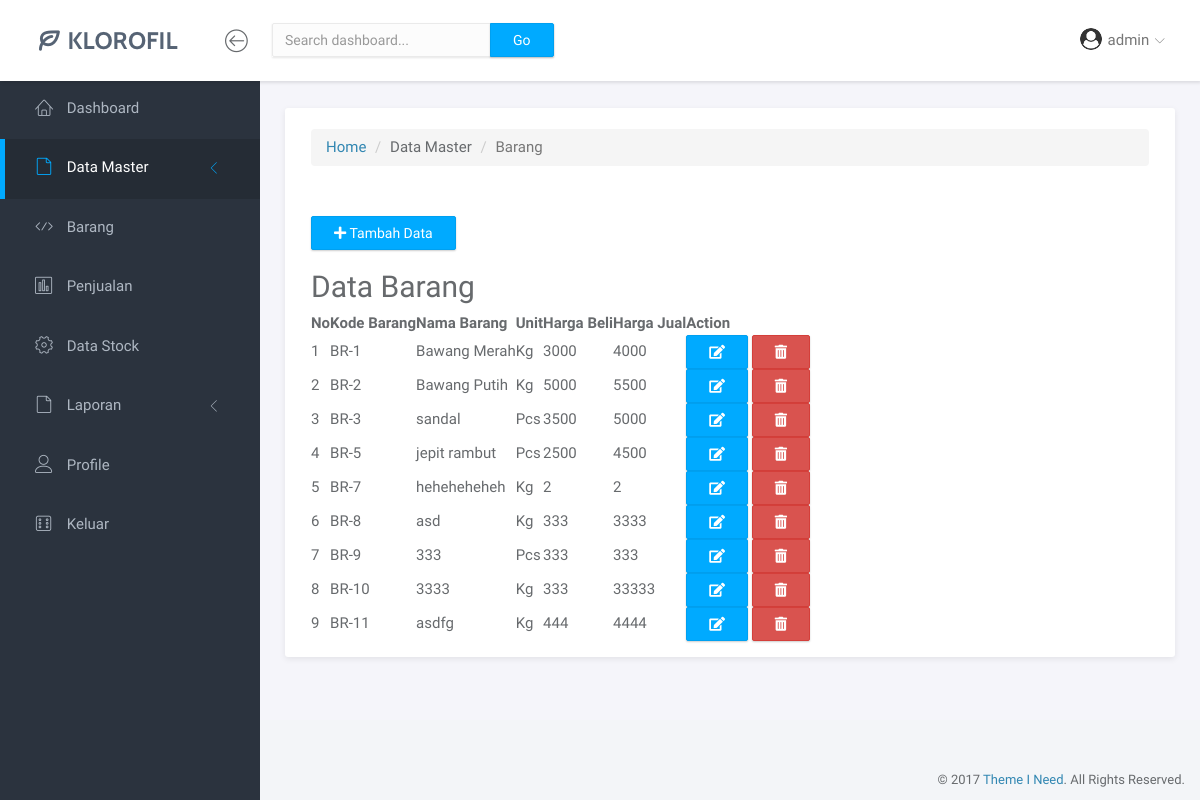
The page /2-Dashboard-BeliBarang.php (signed in) on the database as committed earlier.
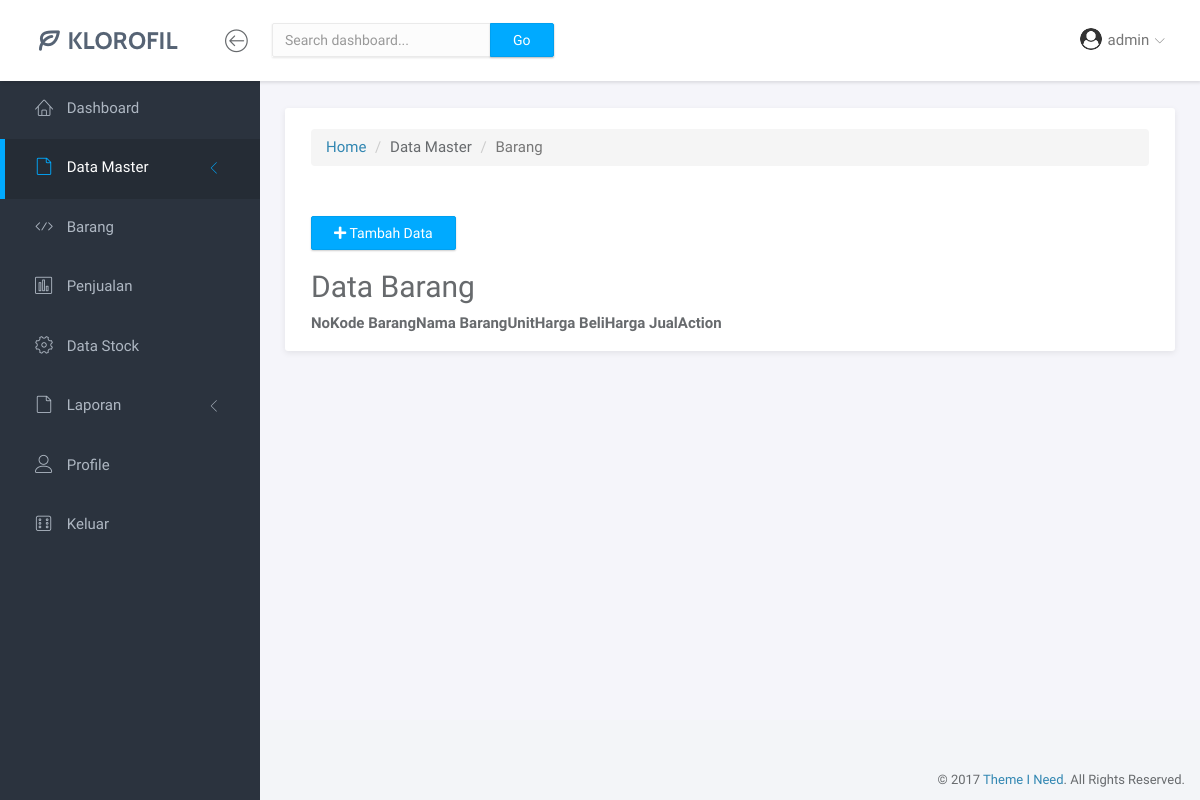
The same page on the database as committed later.
### tables this page shows
CREATE TABLE `identitas_barang` (
  `Kode_Barang` varchar(12) NOT NULL,
  `Nama_Barang` varchar(30) NOT NULL,
  `Unit` enum('Kg','Pcs') NOT NULL,
  `Harga_Beli` bigint(20) NOT NULL,
  `Harga_Jual` bigint(20) NOT NULL,
  `Quantity` bigint(20) DEFAULT NULL,
  `Total_Quantity` bigint(20) DEFAULT NULL,
  `uploaded` datetime NOT NULL DEFAULT CURRENT_TIMESTAMP,
  `deleted` tinyint(1) NOT NULL DEFAULT '0'
);

### functions/functions-belibarang.php (called while the page is built, shortened)
<?php
$conn = mysqli_connect("localhost", "root", "", "kpdiana");
function query($query) {
	global $conn;
	$result = mysqli_query($conn, $query);
	$rows = [];
	while( $row = mysqli_fetch_assoc($result) ) {
		$rows[] = $row;
	}
	return $rows;
}
?>

### 2-Dashboard-BeliBarang.php (the view, shortened to what this page needs)
<?php
require 'functions/functions-belibarang.php';
$daftarbarang = query("SELECT * FROM identitas_barang WHERE deleted = 0 ORDER BY uploaded ASC");
?>
<!doctype html>
<html lang="en">
<head>
    <link rel="stylesheet" href="assets/vendor/bootstrap/css/bootstrap.min.css">
    <link rel="stylesheet" href="assets/vendor/fontawesome-free-5.15.3-web/css/all.css">
    <link rel="stylesheet" href="assets/vendor/linearicons/style.css">
    <link rel="stylesheet" href="assets/vendor/chartist/css/chartist-custom.css">
    <link rel="stylesheet" href="assets/css/main.css">
    <link rel="stylesheet" href="assets/css/demo.css">
    <link rel="stylesheet" href="assets/vendor/datatables/jquery.dataTables.min.css">
</head>
<body>
    <div id="wrapper">
        <nav class="navbar navbar-default navbar-fixed-top">
            <div class="brand">
                <a href="index.php"><img src="assets/img/logo-dark.png" alt="Klorofil Logo" class="img-responsive logo"></a>
            </div>
            <div class="container-fluid">
                <div class="navbar-btn">
                    <button type="button" class="btn-toggle-fullwidth"><i class="lnr lnr-arrow-left-circle"></i></button>
                </div>
                <form class="navbar-form navbar-left">
                    <div class="input-group">
                        <input type="text" value="" class="form-control" placeholder="Search dashboard...">
                        <span class="input-group-btn"><button type="button" class="btn btn-primary">Go</button></span>
                    </div>
                </form>
                <div id="navbar-menu">
                    <ul class="nav navbar-nav navbar-right">
                        <li class="dropdown">
                             <a href="#" class="dropdown-toggle" data-toggle="dropdown"><img src="assets/img/profile/<?= $_SESSION['user']['gambar'] ?>" class="img-circle" alt="Avatar"> <span><?= $_SESSION['user']['nama'] ?></span> <i class="icon-submenu lnr lnr-chevron-down"></i></a>
                        </li>
                    </ul>
                </div>
            </div>
        </nav>
        <div id="sidebar-nav" class="sidebar">
            <div class="sidebar-scroll">
                <nav>
                    <ul class="nav">
                        <li><a href="1-Dashboard-Home.php" class=""><i class="lnr lnr-home"></i> <span>Dashboard</span></a></li>
                        <li>
                            <a href="#subPages" data-toggle="collapse" class="collapsed active"><i class="lnr lnr-file-empty"></i>
							<span>Data Master</span> <i class="icon-submenu lnr lnr-chevron-left"></i></a>
                        </li>
                        <li><a href="9-Dashboard-BarangMasuk.php" class=""><i class="lnr lnr-code"></i></i> <span>Barang</span></a></li>
                        <li><a href="4-Dashboard-Penjualan.php" class=""><i class="lnr lnr-chart-bars"></i> <span>Penjualan</span></a></li>
                        <li><a href="5-Dashboard-DataStock.php" class=""><i class="lnr lnr-cog"></i> <span>Data Stock</span></a></li>
                        <li>
                            <a href="#Laporan" data-toggle="collapse" class="collapsed"><i class="lnr lnr-file-empty"></i>
							<span>Laporan</span> <i class="icon-submenu lnr lnr-chevron-left"></i></a>
                        </li>
                        <li><a href="page-profile.php" class=""><i class="lnr lnr-user"></i> <span>Profile</span></a></li>
                        <li><a href="logout.php" class=""><i class="lnr lnr-dice"></i> <span>Keluar</span></a></li>
                    </ul>
                </nav>
            </div>
        </div>
        <div class="main">
            <div class="main-content">
                <div class="container-fluid">
                    <div class="panel panel-headline">
                        <div class="panel-heading">
                            <div class="inibreadcumb">
                                <nav aria-label="breadcrumb">
                                    <ol class="breadcrumb">
                                        <li class="breadcrumb-item"><a href="1-Dashboard-Home.php">Home</a></li>
                                        <li class="breadcrumb-item">Data Master</li>
                                        <li class="breadcrumb-item active" aria-current="page">Barang</li>
                                    </ol>
                                </nav>
                            </div>
                        </div>
                        <div class="panel-body">
                            <div class="row">
                                <div class="col-md-12">
                                    <button type="button" class="btn btn-primary" data-toggle="modal" data-target="#exampleModal"> <i class="fas fa-plus"></i> Tambah Data</button>
                                    <h2>Data Barang</h2>
                                    <table id="table_barang" class="display">
                                        <thead>
                                            <tr>
                                                <th>No</th>
                                                <th>Kode Barang</th>
                                                <th>Nama Barang</th>
                                                <th>Unit</th>
                                                <th>Harga Beli</th>
                                                <th>Harga Jual</th>
                                                <th>Action</th>
                                            </tr>
                                        </thead>
                                        <tbody>
                                            <?php $i = 1; ?>
                                            <?php foreach($daftarbarang as $barang): ?>
                                            <tr>
                                                <td><?= $i ?></td>
                                                <td><?= $barang['Kode_Barang'] ?></td>
                                                <td><?= $barang['Nama_Barang'] ?></td>
                                                <td><?= $barang['Unit'] ?></td>
                                                <td><?= $barang['Harga_Beli'] ?></td>
                                                <td><?= $barang['Harga_Jual'] ?></td>
                                                <td>
                                                    <button type="button" class="btn btn-primary" data-toggle="modal" data-target="#editModal" data-whatever="<?= $barang['Kode_Barang'] ?>_<?= $barang['Nama_Barang'] ?>_<?= $barang['Unit'] ?>_<?= $barang['Harga_Beli'] ?>_<?= $barang['Harga_Jual'] ?>"><i class="fas fa-edit"></i></button>
                                                    <button type="button" class="btn btn-danger" data-toggle="modal" data-target="#deleteModal" data-whatever="<?= $barang['Kode_Barang'] ?>_<?= $barang['Nama_Barang'] ?>"><i class="fas fa-trash-alt"></i></button>
                                                </td>
                                            </tr>
                                            <?php $i++; ?>
                                            <?php endforeach ?>
                                        </tbody>
                                    </table>
                                </div>
                            </div>
                        </div>
                    </div>
                </div>
            </div>
        </div>
        <footer>
            <div class="container-fluid">
                <p class="copyright">&copy; 2017 <a href="https://www.themeineed.com" target="_blank">Theme I Need</a>. All Rights Reserved.</p>
            </div>
        </footer>
    </div>
</body>
</html>

Rows that differ between the two databases and show on the page:
removed identitas_barang: Kode_Barang "BR-1", Nama_Barang "Bawang Merah", Unit "Kg", Harga_Beli "3000", Harga_Jual "4000"
removed identitas_barang: Kode_Barang "BR-2", Nama_Barang "Bawang Putih", Unit "Kg", Harga_Beli "5000", Harga_Jual "5500"
removed identitas_barang: Kode_Barang "BR-3", Nama_Barang "sandal", Unit "Pcs", Harga_Beli "3500", Harga_Jual "5000"
removed identitas_barang: Kode_Barang "BR-5", Nama_Barang "jepit rambut", Unit "Pcs", Harga_Beli "2500", Harga_Jual "4500"
removed identitas_barang: Kode_Barang "BR-7", Nama_Barang "heheheheheh", Unit "Kg", Harga_Beli "2", Harga_Jual "2"
removed identitas_barang: Kode_Barang "BR-8", Nama_Barang "asd", Unit "Kg", Harga_Beli "333", Harga_Jual "3333"
removed identitas_barang: Kode_Barang "BR-9", Nama_Barang "333", Unit "Pcs", Harga_Beli "333", Harga_Jual "333"
removed identitas_barang: Kode_Barang "BR-10", Nama_Barang "3333", Unit "Kg", Harga_Beli "333", Harga_Jual "33333"
removed identitas_barang: Kode_Barang "BR-11", Nama_Barang "asdfg", Unit "Kg", Harga_Beli "444", Harga_Jual "4444"
